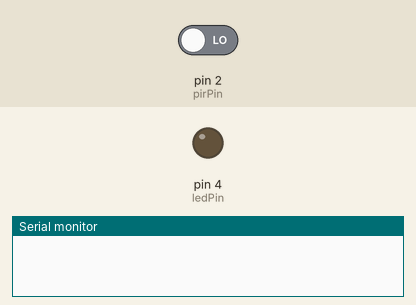
This sketch was run on a simulated Arduino Uno, built with avr-gcc and run on an emulated ATmega328P. Parts: output pins drawn as LEDs (lit = HIGH), the last lines printed to the serial monitor. Inputs (shaded band) come from the test bench; at power-on: pin 2 (pirPin) LOW.

Above: at 1.2 s.
1.3 s: pin 2 (pirPin) driven HIGH
At 2.0 s:
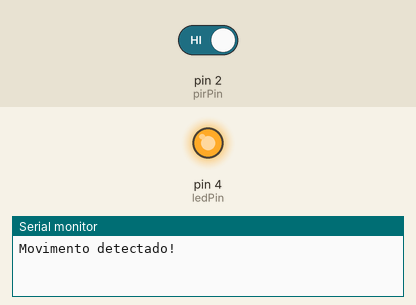
2.8 s: pin 2 (pirPin) driven LOW
At 3.2 s:
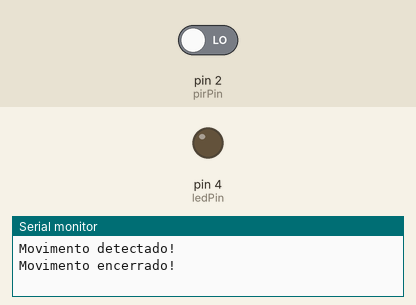
Timing chart, 0 to 5.8 s (numbered marks = the images above; inputs shaded):
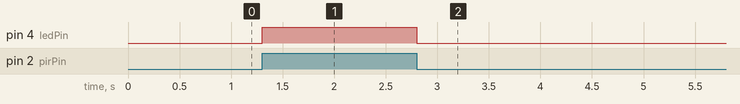

The sketch:

Detector_de_Movimento.ino
```cpp
int ledPin = 4;
int pirPin = 2;
int pirState = LOW;
int val = 0;

void setup() {
  pinMode(ledPin, OUTPUT);
  pinMode(pirPin, INPUT);
  Serial.begin(9600);
}

void loop() {
  val = digitalRead(pirPin);
  if (val == HIGH) {
    digitalWrite(ledPin, HIGH);
    if (pirState == LOW) {
      Serial.println("Movimento detectado!");
      pirState = HIGH;
    }
  } else {
    digitalWrite(ledPin, LOW);
    if (pirState == HIGH) {
      Serial.println("Movimento encerrado!");
      pirState = LOW;
    }
  }
}
```

Measured:
- after the input at 1.3 s, pin 4 (ledPin): LOW → HIGH at once
- after the input at 2.8 s, pin 4 (ledPin): HIGH → LOW at once
